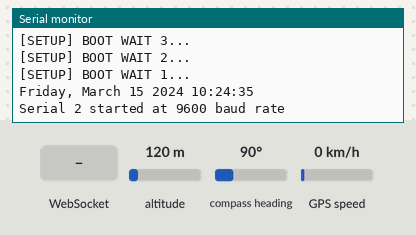
A sketch run on a simulated ESP32. Shown: the last lines printed to the serial monitor. The test bench sets the inputs (shaded band); at power-on: altitude 120 m, compass heading 90°, GPS speed 0 km/h. WiFi joins after 1.5 s; servers stay silent unless stated; the local clock reads 2024-03-15 10:24:30 at power-on unless the sketch sets it; the GPS gets a fix after 3 s at 37.7749, -122.4194 with 8 satellites.

Above: at 6.8 s.
6.9 s: WebSocket text "1" received
At 8.1 s:
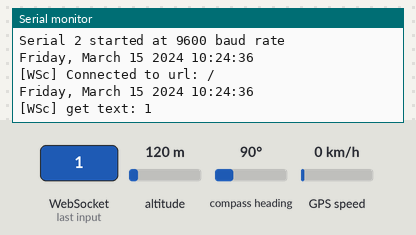
8.4 s: WebSocket text "0" received
At 9.3 s:
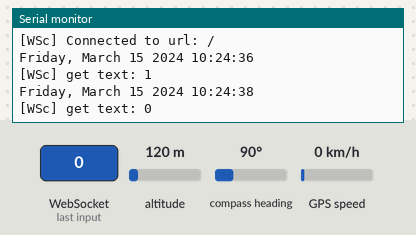
Timing chart, 0 to 11.4 s (numbered marks = the images above; inputs shaded):
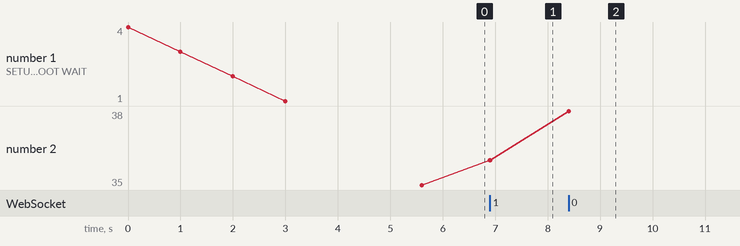

Measured:
- after the input at 6.9 s, the serial monitor: prints a new line at once (image 1)
- after the input at 8.4 s, the serial monitor: prints a new line at once (image 2)
- plotted number 2: 35 → 36 after the input at 6.9 s, 36 → 38 after the input at 8.4 s

The sketch:

icaps-web-test.ino
```cpp
#include <WiFi.h>
#include <WiFiMulti.h>
#include <WiFiClientSecure.h>
#include <WebSocketsClient.h>

#include "TinyGPS++.h"
#include "math.h"
#include <ArduinoJson.h>
#include <ESP32Servo.h>

#include "time.h"

// Define the RX and TX pins for Serial 2
#define RXD2 16
#define TXD2 17
#define GPS_BAUD 9600

#define WIFI_SSID "CarWifi" //"NOKIA-A130"
#define WIFI_PASS "ICAPSWifi" //"NancyG00ber"

#define WS_URL "192.168.10.163"
#define WS_PORT 5007


Servo steeringServo;
float roadWidth, lat, lng = 0;
String maneuver = "DRIVING";

const char* ntpServer = "pool.ntp.org";
const long  gmtOffset_sec = 3600;
const int   daylightOffset_sec = 0;

int cursor = 0;
// The TinyGPS++ object
TinyGPSPlus gps;
// Create an instance of the HardwareSerial class for Serial 2
HardwareSerial gpsSerial(2);

#define USE_SERIAL Serial
WiFiMulti WiFiMulti;

WebSocketsClient webSocket;


void hexdump(const void* mem, uint32_t len, uint8_t cols = 16) {
  const uint8_t* src = (const uint8_t*)mem;
  USE_SERIAL.printf("\n[HEXDUMP] Address: 0x%08X len: 0x%X (%d)", (ptrdiff_t)src, len, len);
  for (uint32_t i = 0; i < len; i++) {
    if (i % cols == 0) {
      USE_SERIAL.printf("\n[0x%08X] 0x%08X: ", (ptrdiff_t)src, i);
    }
    USE_SERIAL.printf("%02X ", *src);
    src++;
  }
  USE_SERIAL.printf("\n");
}

void printLocalTime()
{
  struct tm timeinfo;
  if(!getLocalTime(&timeinfo)){
    Serial.println("Failed to obtain time");
    return;
  }
  USE_SERIAL.println(&timeinfo, "%A, %B %d %Y %H:%M:%S");
}

void webSocketEvent(WStype_t type, uint8_t* payload, size_t length) {
  printLocalTime();
  switch (type) {
    case WStype_DISCONNECTED:
      USE_SERIAL.printf("[WSc] Disconnected!\n");
      break;
    case WStype_CONNECTED:
      USE_SERIAL.printf("[WSc] Connected to url: %s\n", payload);

      //send message to server when Connected
      webSocket.sendTXT("Connected");
      break;
    case WStype_TEXT:
      USE_SERIAL.printf("[WSc] get text: %s\n", payload);

      //send message to server
      webSocket.sendTXT("message here");
      break;
    case WStype_BIN:
      USE_SERIAL.printf("[WSc] get binary length: %u\n", length);
      hexdump(payload, length);

      //  send data to server
      webSocket.sendBIN(payload, length);
      break;
    case WStype_ERROR:
      USE_SERIAL.printf("[WSc] error occured: %s\n length: %u", payload, length );
      break;
    case WStype_FRAGMENT_TEXT_START:
    case WStype_FRAGMENT_BIN_START:
    case WStype_FRAGMENT:
    case WStype_FRAGMENT_FIN:
      break;
  }
  //try ever 5000 again if connection has failed
  webSocket.setReconnectInterval(5000);
}
void sendUpdate() {
  DynamicJsonDocument doc(1024);
  doc["userId"] = "Controller";
  doc["lat"] = lat;
  doc["lng"] = lat;
  doc["maneuver"] = maneuver;

  //Replace with actual maneuver
  // doc["timestamp"] = getTimestamp();
  // //Implement this function to get current timestamp
  // doc["speed"] = currentSpeed;
  // doc["heading"] = currentHeading;

  String updateString;
  serializeJson(doc, updateString);
  webSocket.sendTXT(updateString);
}


void setup() {
  USE_SERIAL.begin(921600);
  USE_SERIAL.begin(115200);

  // Serial.setDebugOutput(true);
  USE_SERIAL.setDebugOutput(true);

  USE_SERIAL.println();
  USE_SERIAL.println();
  USE_SERIAL.println();

  for (uint8_t t = 4; t > 0; t--) {
    USE_SERIAL.printf("[SETUP] BOOT WAIT %d...\n", t);
    USE_SERIAL.flush();
    delay(1000);
  }

  WiFiMulti.addAP(WIFI_SSID, WIFI_PASS);

  WiFi.disconnect();
  while (WiFiMulti.run() != WL_CONNECTED) {
    delay(100);
  }

  //server address, port and URL
  // webSocket.beginSSL(WS_URL, WS_PORT, "/");
  webSocket.begin(WS_URL, WS_PORT, "/log");
  delay(100);

  //event handler
  webSocket.onEvent(webSocketEvent);

  //init and get the time
  configTime(gmtOffset_sec, daylightOffset_sec, ntpServer);
  printLocalTime();


  //Start Serial 2 with the defined RX and TX pins and a baud rate of 9600 gps
  Serial2.begin(GPS_BAUD, SERIAL_8N1, RXD2, TXD2);
  Serial.println("Serial 2 started at 9600 baud rate");
}

void loop() {
  //This sketch displays information every time a new sentence is correctly encoded.unsigned long start = millis();
  while (Serial2.available() > 0)
    gps.encode(Serial2.read());
  webSocket.loop();

  // Serial.printf("LAT =%.6f\n", gps.location.lat());
  // Serial.printf("LNG =%.6f\n", gps.location.lng());
  for(size_t i = 0; i < 1; i++){

    sendUpdate();
  }
}
```
